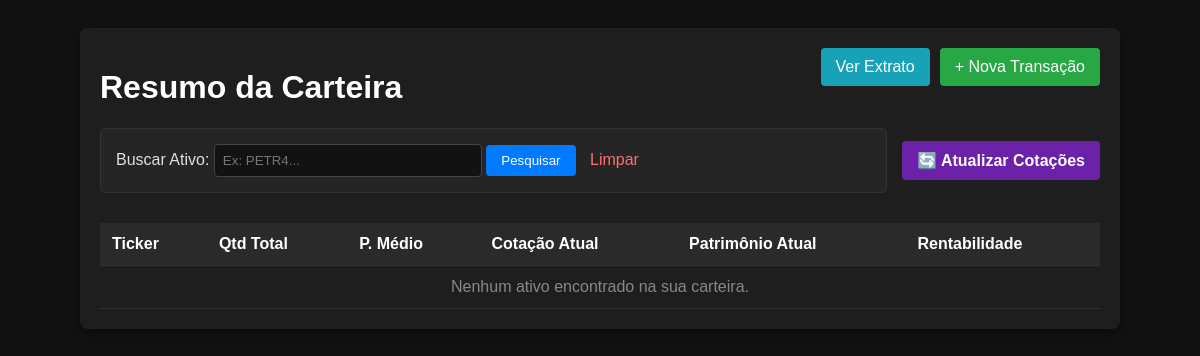
The page /carteira/ on the database as committed earlier.
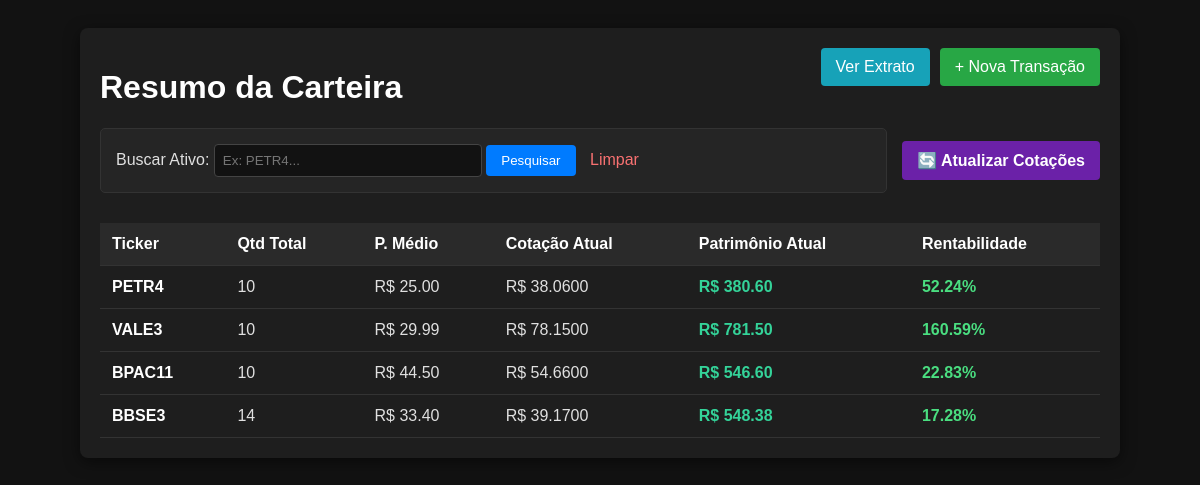
The same page on the database as committed later.
### meu_app/models.py (models this page shows, shortened)
class Ativo(models.Model):
    ticker = models.CharField(max_length=10, unique=True)
    classe = models.ForeignKey(
        ClasseAtivo,
        on_delete=models.PROTECT,
        related_name='ativos'
    )
    preco_atual = models.DecimalField(max_digits=10, decimal_places=4, null=True, blank=True)
    data_ultima_atualizacao = models.DateTimeField(null=True, blank=True)

### meu_app/views.py (the view)
# urls.py: path('carteira/', views.carteira, name='carteira'),
def carteira(request):
    ativos = Ativo.objects.all()
    dados_carteira = []
    ticker_busca = request.GET.get('ticker', '').upper()
    for ativo in ativos:
        if ticker_busca and ticker_busca not in ativo.ticker.upper():
            continue
        transacoes = ativo.transacoes.all().order_by('data_transacao')
        qtd_atual = Decimal('0.0')
        preco_medio = Decimal('0.0')
        for t in transacoes:
            if t.tipo == 'C':  # Compra
                valor_patrimonio_atual = qtd_atual * preco_medio
                valor_nova_compra = t.quantidade * t.preco_unitario
                qtd_atual += t.quantidade
                if qtd_atual > 0:
                    preco_medio = (valor_patrimonio_atual + valor_nova_compra) / qtd_atual
            elif t.tipo == 'V':  # Venda
                qtd_atual -= t.quantidade
        if qtd_atual > 0:
            preco_atual = ativo.preco_atual if ativo.preco_atual is not None else preco_medio
            patrimonio_atual = qtd_atual * preco_atual
            if preco_medio > 0:
                rentabilidade = ((preco_atual - preco_medio) / preco_medio) * 100
            else:
                rentabilidade = Decimal('0.0')
            dados_carteira.append({
                'ativo': ativo,
                'classe': ativo.classe.nome if ativo.classe else '-',
                'quantidade_total': round(qtd_atual, 4),
                'preco_medio': round(preco_medio, 2),
                'preco_atual': preco_atual,
                'patrimonio_atual': round(patrimonio_atual, 2),
                'rentabilidade': float(rentabilidade),  # Forçado como float para leitura segura no template
            })
    return render(request, 'meu_app/carteira.html', {'dados_carteira': dados_carteira})

### meu_app/templates/meu_app/carteira.html (shortened to what this page needs)
<!DOCTYPE html>
<html lang="pt-br">
<head>
</head>
<body>
<div class="container">
    <a href="{% url 'transacao_nova' %}" class="btn-novo">+ Nova Transação</a>
    <a href="{% url 'transacoes_lista' %}" class="btn-novo btn-extrato">Ver Extrato</a>
    <h1>Resumo da Carteira</h1>
    <div class="search-container">
        <div class="search-form">
            <form method="GET" action="">
                <label for="buscarTicker">Buscar Ativo:</label>
                <input type="text" id="buscarTicker" name="ticker" placeholder="Ex: PETR4..." value="{{ request.GET.ticker }}">
                <button type="submit">Pesquisar</button>
                <a href="{% url 'carteira' %}" style="margin-left: 10px; color: #f87171; text-decoration: none;">Limpar</a>
            </form>
        </div>
        <a href="{% url 'sincronizar_cotacoes' %}" class="btn-atualizar">🔄 Atualizar Cotações</a>
    </div>
    <div style="overflow-x: auto; -webkit-overflow-scrolling: touch; width: 100%;">
        <table id="tabelaCarteira">
            <thead>
                <tr>
                    <th>Ticker</th>
                    <th>Qtd Total</th>
                    <th>P. Médio</th>
                    <th>Cotação Atual</th>
                    <th>Patrimônio Atual</th>
                    <th>Rentabilidade</th>
                </tr>
            </thead>
            <tbody>
                {% for item in dados_carteira %}
                <tr>
                    <td><strong style="color: #fff;">{{ item.ativo.ticker }}</strong></td>
                    <td>{{ item.quantidade_total|floatformat:0 }}</td>
                    <td>R$ {{ item.preco_medio|floatformat:2 }}</td>
                    <td>R$ {{ item.preco_atual|default:"-" }}</td>
                    <td><strong style="color: #34d399;">R$ {{ item.patrimonio_atual|floatformat:2 }}</strong></td>
                    <td class="{% if item.rentabilidade > 0 %}lucro{% elif item.rentabilidade < 0 %}prejuizo{% else %}neutro{% endif %}">
                        {{ item.rentabilidade|floatformat:2 }}%
                    </td>
                </tr>
                {% empty %}
                <tr>
                    <td colspan="6" style="text-align: center; color: #888;">Nenhum ativo encontrado na sua carteira.</td>
                </tr>
                {% endfor %}
            </tbody>
        </table>
    </div>
</div>
</body>
</html>

### meu_app/templates/meu_app/carteira.html (style rules this page uses)
body { font-family: Arial, sans-serif; padding: 20px; background-color: #121212; color: #e0e0e0; }
.container { max-width: 1000px; margin: 0 auto; background: #1e1e1e; padding: 20px; border-radius: 8px; box-shadow: 0 4px 15px rgba(0,0,0,0.5); }
h1 { color: #ffffff; }
.search-container { display: flex; justify-content: space-between; align-items: center; flex-wrap: wrap; margin-bottom: 20px; gap: 15px; }
.search-form { padding: 15px; background: #252525; border-radius: 5px; border: 1px solid #333; flex-grow: 1; }
.search-form input[type="text"] { padding: 8px; width: 250px; border: 1px solid #444; border-radius: 4px; background: #121212; color: #fff; }
.search-form button { padding: 8px 15px; background: #007bff; color: white; border: none; border-radius: 4px; cursor: pointer; }
table { width: 100%; border-collapse: collapse; margin-top: 10px; }
th, td { padding: 12px; text-align: left; border-bottom: 1px solid #333; }
th { background-color: #2a2a2a; color: #ffffff; }
.btn-novo { float: right; padding: 10px 15px; background: #28a745; color: white; text-decoration: none; border-radius: 4px; border: none; }
.btn-extrato { background: #17a2b8; margin-right: 10px; }
.btn-atualizar { padding: 10px 15px; background: #6b21a8; color: white; text-decoration: none; border-radius: 4px; font-weight: bold; display: inline-block; }
.lucro { color: #4ade80; font-weight: bold; }

Rows that differ between the two databases and show on the page:
added Ativo: ativo.ticker "PETR4", quantidade_total "10", preco_medio "25.00", preco_atual "38.0600", patrimonio_atual "380.60", rentabilidade "52.24"
added Ativo: ativo.ticker "VALE3", quantidade_total "10", preco_medio "29.99", preco_atual "78.1500", patrimonio_atual "781.50", rentabilidade "160.59"
added Ativo: ativo.ticker "BPAC11", quantidade_total "10", preco_medio "44.50", preco_atual "54.6600", patrimonio_atual "546.60", rentabilidade "22.83"
added Ativo: ativo.ticker "BBSE3", quantidade_total "14", preco_medio "33.40", preco_atual "39.1700", patrimonio_atual "548.38", rentabilidade "17.28"
Other text that changed with them:
text no longer shown: "Nenhum ativo encontrado na sua carteira."
